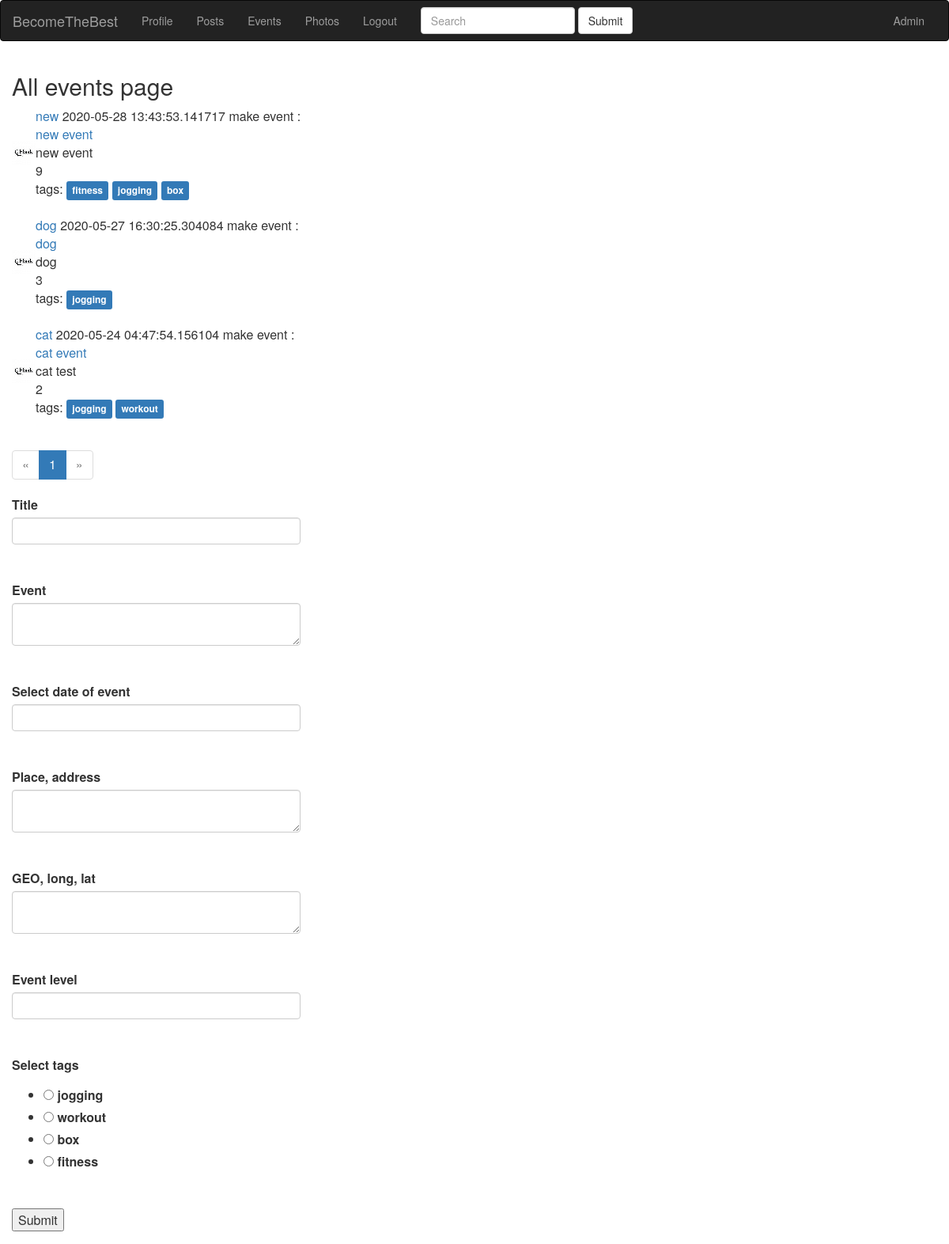
Screenshot of /event/ (signed in) with the database file from the repository.
### app/models.py (models this page shows, shortened)
class Event(db.Model):
    id = db.Column(db.Integer, primary_key=True)
    event_title = db.Column(db.String(140))
    event_body = db.Column(db.Text)
    slug = db.Column(db.String(140), unique=True)
    created = db.Column(db.DateTime, index=True, default=datetime.utcnow)
    event_time = db.Column(db.DateTime)
    event_place = db.Column(db.Text)
    event_geo = db.Column(db.Text)
    event_starter = db.Column(db.Integer, db.ForeignKey('user.id'))
    event_crew = db.Column(db.Text)
    event_level = db.Column(db.Integer)
    tags = db.relationship(
        'Tag', secondary=event_tags, backref=db.backref('events_tags', lazy='dynamic'))

class User(UserMixin, db.Model):
    id = db.Column(db.Integer, primary_key=True)
    email = db.Column(db.String(120), index=True, unique=True)
    username = db.Column(db.String(64), index=True, unique=True)
    password_hash = db.Column(db.String(255))
    date = db.Column(db.DateTime, index=True, default=datetime.utcnow)
    timestamp = db.Column(db.String(128), default=int(time()))
    city = db.Column(db.String(128))
    about_me = db.Column(db.String(140))
    last_seen = db.Column(db.DateTime, default=datetime.utcnow)
    active = db.Column(db.Boolean)
    mentor = db.Column(db.Boolean, default=False)
    level = db.Column(db.Integer, default=0)
    tags = db.relationship(
        'Tag', secondary=user_tags, backref=db.backref('users_tags', lazy='dynamic'))
    roles = db.relationship(
        'Role', secondary=roles_users, backref=db.backref('users_roles', lazy='dynamic'))
    posts = db.relationship('Post', backref='author', lazy='dynamic')
    events = db.relationship('Event', backref='event_author', lazy='dynamic')
    photos = db.relationship('Photo', backref='photo_author', lazy='dynamic')
    def avatar(self):
        return 'user_data/{}/avatar/avatar.png'.format(self.username + self.timestamp)
    followed = db.relationship(
        'User', secondary=followers,
        primaryjoin=(followers.c.follower_id == id),
        secondaryjoin=(followers.c.followed_id == id),
        backref=db.backref('followers', lazy='dynamic'), lazy='dynamic')

class Tag(db.Model):
    id = db.Column(db.Integer, primary_key=True)
    name = db.Column(db.String(100), unique=True)
    slug = db.Column(db.String(100))

### app/blueprints/events/blueprint.py (the view, shortened to what this page needs)
@events.route('/', methods=['GET', 'POST'])
@login_required
def index():
    form = EventForm()
    q = request.args.get('q')
    page = request.args.get('page')
    page = request.args.get('page', 1, type=int)
    if q:
        events = Event.query.filter(Event.event_title.contains(q) | Event.event_body.contains(q).all())
    else:
        events = Event.query.order_by(Event.created.desc())
    pages = events.paginate(page=page, per_page=app.config['POSTS_PER_PAGE'])
    return render_template('events/index.html', form=form, pages=pages)

### app/blueprints/events/forms.py
class EventForm(FlaskForm):
    event_title = StringField('Title', validators=[DataRequired()])
    event_body = TextAreaField('Event', validators=[DataRequired()])
    event_time = DateTimeField(
        'Select date of event', format='%Y-%m-%d %H:%M:%S')#, validators=[DataRequired()])
    event_place = TextAreaField('Place, address', validators=[DataRequired()])
    event_geo = TextAreaField('GEO, long, lat', validators=[DataRequired()])
    event_level = StringField('Event level', validators=[DataRequired()])
    tags = RadioField(
        'Select tags', choices=tag_choices)
    submit = SubmitField('Submit')

### app/models.py (called while the page is built)
@login.user_loader
def load_user(id):
    return User.query.get(int(id))

### app/view.py (called while the page is built)
@app.before_request
def before_request():
    if current_user.is_authenticated:
        current_user.last_seen = datetime.utcnow()
        db.session.commit()

### app/blueprints/events/templates/events/index.html (shortened to what this page needs)
{% extends 'base.html' %} {% block title %} Blueprint event title {% endblock %} {% block content_title %} All events page {% endblock %} {% block content %} {% for event in pages.items %}
<div class="main-content">
    <table>
        <tr>
            <td><img src="{{ url_for('static', filename=event.event_author.avatar()) }}" width="30" height="30" alt="avatar"></td>
            <td><a href="{{ url_for('user', username=event.event_author.username) }}">
                {{ event.event_author.username }}</a> {{ event.created }} make event :
                <br>
                <a href="{{ url_for('events.event_detail', slug=event.slug) }}">{{ event.event_title }}</a>
                <br> {{ event.event_body }}
                <br> {{ event.event_level }}
                <div class="tags">
                    tags: {% for tag in event.tags %}
                    <a href="{{ url_for('events.tag_detail', slug=tag.slug) }}">
                        <span class="label label-primary">{{ tag.name }}</span></a> {% endfor %}
                </div>
            </td>
        </tr>
    </table>
</div>
<br> {% endfor %}
<nav>
    <ul class="pagination">
        <li {% if not pages.has_prev %} class="disabled" {% endif %}>
            <a href="./?page={{ pages.prev_num }}" aria-label="Previous">
                <span aria-hidden="true">&laquo;</span></a>
        </li>
        {% for page in pages.iter_pages() %}
        <li {% if page==pages.page %} class="active" {% endif %}><a href="./?page={{ page }}">{{page}} <span class="sr-only">(current)</span></a></li>
        {% endfor %}
        <li {% if not pages.has_next %} class="disabled" {% endif %}>
            <a href="./?page={{ pages.next_num }}" aria-label="Next">
                <span aria-hidden="true">&raquo;</span></a>
        </li>
    </ul>
</nav>
<div>
    {% if form %}
    <form action="" method="post">
        <p>
            {{ form.event_title.label(class='control-label') }}<br> {{ form.event_title(class='form-control') }}<br>
            <br> {{ form.event_body.label(class='control-label') }}<br> {{ form.event_body(class='form-control') }}<br>
            <br> {{ form.event_time.label(class='control-label') }}<br> {{ form.event_time(class='form-control') }}<br>
            <br> {{ form.event_place.label(class='control-label') }} {{ form.event_place(class='form-control') }}<br>
            <br> {{ form.event_geo.label(class='control-label') }}<br> {{ form.event_geo(class='form-control') }}<br>
            <br> {{ form.event_level.label(class='control-label') }}<br> {{ form.event_level(class='form-control') }}<br>
            <br> {{ form.tags.label(class='control-label') }}<br> {{ form.tags() }}<br>
        </p>
        <p>{{ form.submit() }}</p>
    </form>
    {% endif %}
</div>
{% endblock %}

### rows the page displays
Event: timestamp (placeholder picture), event_author.username "new", created "2020-05-28 13:43:53.141717", event_title "new event", event_body "new event", event_level "9"
Tag: name "fitness"
Tag: name "jogging"
Tag: name "box"
Event: timestamp (placeholder picture), event_author.username "dog", created "2020-05-27 16:30:25.304084", event_title "dog", event_body "dog", event_level "3"
Event: timestamp (placeholder picture), event_author.username "cat", created "2020-05-24 04:47:54.156104", event_title "cat event", event_body "cat test", event_level "2"
Tag: name "workout"

### other values shown
{{ page }} "1"
